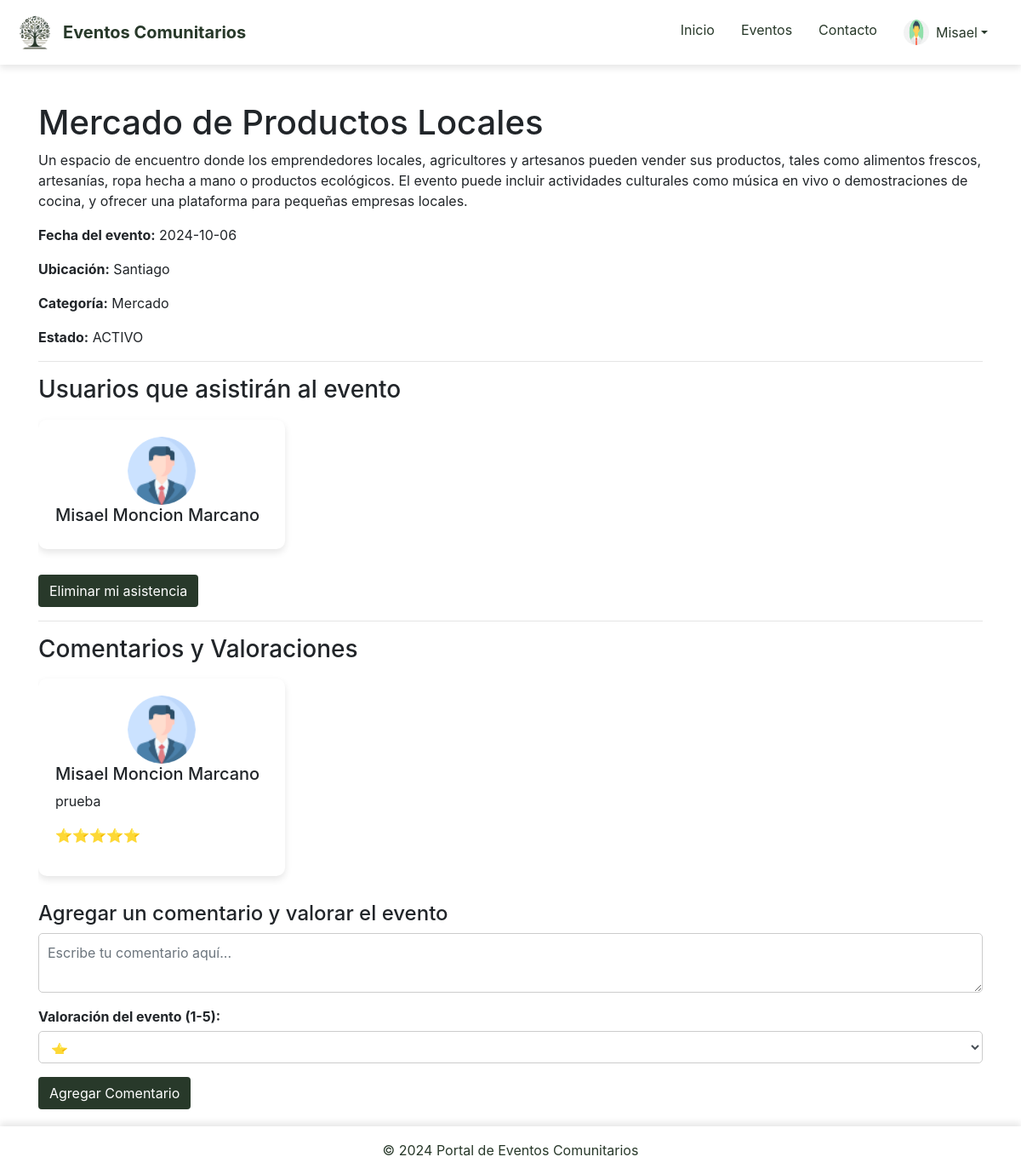
The page /detalle_evento.php?id=6 (signed in) on the database its author committed.
### tables this page shows
CREATE TABLE `eventos` (
  `id` int(11) NOT NULL,
  `titulo` varchar(255) DEFAULT NULL,
  `descripcion` text DEFAULT NULL,
  `fecha` date DEFAULT NULL,
  `ubicacion` varchar(255) DEFAULT NULL,
  `categoria` varchar(100) DEFAULT NULL,
  `creado_por` int(11) DEFAULT NULL,
  `ESTADO` enum('ACTIVO','ANULADO') DEFAULT 'ACTIVO'
);

CREATE TABLE `comentarios` (
  `id` int(11) NOT NULL,
  `comentario` text DEFAULT NULL,
  `usuario_id` int(11) DEFAULT NULL,
  `evento_id` int(11) DEFAULT NULL,
  `fecha` timestamp NOT NULL DEFAULT current_timestamp(),
  `valoracion` int(1) NOT NULL DEFAULT 0
);

CREATE TABLE `usuarios` (
  `id` int(11) NOT NULL,
  `nombre` varchar(100) DEFAULT NULL,
  `apellido` varchar(100) DEFAULT NULL,
  `email` varchar(100) DEFAULT NULL,
  `password` varchar(255) DEFAULT NULL,
  `tipo_usuario` enum('admin','usuario') DEFAULT 'usuario'
);

### detalle_evento.php (the view, shortened to what this page needs)
<?php
include 'templates/header.php';
include 'includes/db.php';
if (isset($_GET['id'])) {
    $evento_id = intval($_GET['id']);
    $sql_evento = "SELECT * FROM eventos WHERE id = ?";
    $stmt_evento = $conn->prepare($sql_evento);
    $stmt_evento->bind_param("i", $evento_id);
    $stmt_evento->execute();
    $result_evento = $stmt_evento->get_result();
    if ($result_evento->num_rows > 0) {
        $evento = $result_evento->fetch_assoc();
        ?>
        <div class="container mt-4">
            <h1><?php echo htmlspecialchars($evento['titulo']); ?></h1>
            <p><?php echo htmlspecialchars($evento['descripcion']); ?></p>
            <p><strong>Fecha del evento:</strong> <?php echo htmlspecialchars($evento['fecha']); ?></p>
            <p><strong>Ubicación:</strong> <?php echo htmlspecialchars($evento['ubicacion']); ?></p>
            <p><strong>Categoría:</strong> <?php echo htmlspecialchars($evento['categoria']); ?></p>
            <p><strong>Estado:</strong> <?php echo htmlspecialchars($evento['ESTADO']); ?></p>
            <hr>
            <h3>Usuarios que asistirán al evento</h3>
            <div class="user-slider">
            <?php
            $sql_asistentes = "SELECT usuarios.nombre, usuarios.apellido FROM asistencia_eventos
                               INNER JOIN usuarios ON asistencia_eventos.usuario_id = usuarios.id
                               WHERE asistencia_eventos.evento_id = ?";
            $stmt_asistentes = $conn->prepare($sql_asistentes);
            $stmt_asistentes->bind_param("i", $evento_id);
            $stmt_asistentes->execute();
            $result_asistentes = $stmt_asistentes->get_result();
            if ($result_asistentes->num_rows > 0) {
                while ($asistente = $result_asistentes->fetch_assoc()) {
                    $nombre_completo = htmlspecialchars($asistente['nombre']) . ' ' . htmlspecialchars($asistente['apellido']);
                    $avatar_url = "assets/images/default-avatar.png";
                    echo '<div class="comment-card" style="min-width: 150px;">';
                    echo '<div class="comment-body">';
                    echo '<div class="avatar-container">';
                    echo '<img src="' . $avatar_url . '" alt="Avatar" class="comment-avatar">';
                    echo '</div>';
                    echo '<h5>' . $nombre_completo . '</h5>';
                    echo '</div>';
                    echo '</div>';
                }
            } else {
                echo '<p>No hay usuarios registrados para asistir a este evento.</p>';
            }
            ?>
            </div>
            <?php if (isset($_SESSION['usuario'])): ?>
                <?php
                $usuario_id = $_SESSION['id'];
                $sql_check_asistencia = "SELECT * FROM asistencia_eventos WHERE usuario_id = ? AND evento_id = ?";
                $stmt_check = $conn->prepare($sql_check_asistencia);
                $stmt_check->bind_param("ii", $usuario_id, $evento_id);
                $stmt_check->execute();
                $result_check = $stmt_check->get_result();
                if ($result_check->num_rows == 0): ?>
                    <form action="detalle_evento.php?id=<?php echo $evento_id; ?>" method="POST">
                        <button type="submit" name="asistir" class="btn btn-custom">Registrar mi asistencia</button>
                    </form>
                <?php else: ?>
                    <form action="detalle_evento.php?id=<?php echo $evento_id; ?>" method="POST">
                        <button type="submit" name="eliminar_asistencia" class="btn btn-danger-custom">Eliminar mi asistencia</button>
                    </form>
                <?php endif; ?>
            <?php else: ?>
                <p class="text-danger">Debes iniciar sesión para registrar o eliminar tu asistencia.</p>
            <?php endif; ?>
            <hr>
            <h3>Comentarios y Valoraciones</h3>
            <div class="comment-slider">
            <?php
            $sql_comentarios = "SELECT comentarios.*, usuarios.nombre, usuarios.apellido, comentarios.valoracion
                                FROM comentarios
                                INNER JOIN usuarios ON comentarios.usuario_id = usuarios.id
                                WHERE comentarios.evento_id = ?
                                ORDER BY comentarios.id DESC";
            $stmt_comentarios = $conn->prepare($sql_comentarios);
            $stmt_comentarios->bind_param("i", $evento_id);
            $stmt_comentarios->execute();
            $result_comentarios = $stmt_comentarios->get_result();
            if ($result_comentarios->num_rows > 0) {
                while ($comentario = $result_comentarios->fetch_assoc()) {
                    $nombre_completo = htmlspecialchars($comentario['nombre']) . ' ' . htmlspecialchars($comentario['apellido']);
                    $avatar_url = "assets/images/default-avatar.png";
                    echo '<div class="comment-card">';
                    echo '<div class="comment-body">';
                    echo '<div class="avatar-container">';
                    echo '<img src="' . $avatar_url . '" alt="Avatar" class="comment-avatar">';
                    echo '</div>';
                    echo '<h5>' . $nombre_completo . '</h5>';
                    echo '<p>' . htmlspecialchars($comentario['comentario']) . '</p>';
                    echo '<p>' . str_repeat('⭐', $comentario['valoracion']) . '</p>';
                    echo '</div>';
                    echo '</div>';
                }
            } else {
                echo '<p>No hay comentarios todavía.</p>';
            }
            ?>
            </div>
            <h4>Agregar un comentario y valorar el evento</h4>
            <?php if (isset($_SESSION['usuario'])): ?>
                <form action="detalle_evento.php?id=<?php echo $evento_id; ?>" method="POST">
                    <div class="form-group">
                        <textarea class="form-control" name="comentario" placeholder="Escribe tu comentario aquí..." required></textarea>
                    </div>
                    <div class="form-group">
                        <label for="valoracion">Valoración del evento (1-5):</label>
                        <select class="form-control" name="valoracion" required>
                            <option value="1">⭐</option>
                        </select>
                    </div>
                    <button type="submit" class="btn btn-custom">Agregar Comentario</button>
                </form>
            <?php else: ?>
                <p class="text-danger">Debes iniciar sesión para agregar un comentario y una valoración.</p>
            <?php endif; ?>
        </div>
        <?php
    } else {
        echo "<p>Evento no encontrado.</p>";
    }
} else {
    echo "<p>ID de evento no especificado.</p>";
}
include 'templates/footer.php';
?>

### assets/css/style.css (style rules this page uses)
body, html { height: 100%; margin: 0; font-family: 'Arial', sans-serif; background-color: #ffffff; display: flex; flex-direction: column; justify-content: space-between; height: 100%; }
.container { background-color: #ffffff !important; padding: 20px; margin: 0 auto; max-width: 1200px; }
.form-group select, .form-group textarea { background-color: white !important; border: 1px solid #ccc; padding: 10px; border-radius: 5px; width: 100%; }
.comment-card, .comment-body { display: flex; flex-direction: column; justify-content: center; max-width: 400px; min-width: 250px; }
.comment-avatar { width: 80px; height: 80px; margin: 0 auto; }
.user-slider, .comment-slider { display: flex; overflow-x: scroll; gap: 20px; padding: 10px 0; }
.form-group label { display: block; margin-bottom: 5px; font-weight: bold; }
.btn-custom { background-color: #28392a !important; color: white !important; border: 2px solid #28392a; padding: 12px; border-radius: 25px; font-size: 16px; cursor: pointer; transition: all 0.3s ease; }
.btn-danger-custom { background-color: #28392a !important; color: white !important; padding: 12px 40px; border-radius: 50px; font-size: 16px; border: none; cursor: pointer; transition: background-color 0.3s ease, box-shadow 0.3s ease; }
.comment-card, .user-card { background-color: #fff; border-radius: 10px; box-shadow: 0 4px 8px rgba(0, 0, 0, 0.1); padding: 20px; margin-bottom: 20px; position: relative; text-align: left; max-width: 400px; min-width: 250px; }
.comment-slider, .user-slider { display: flex; overflow-x: auto; scroll-behavior: smooth; gap: 20px; padding: 10px 0; }
.comment-body, .user-body { display: flex; flex-direction: column; justify-content: center; }
.comment-avatar, .user-avatar { width: 80px; height: 80px; border-radius: 50%; margin: 0 auto; display: block; }
.form-group select, .form-group textarea { background-color: white; border: 1px solid #ccc; padding: 10px; border-radius: 5px; width: 100%; }
.form-group { flex: 1; }
.btn-custom { background-color: #28392a; color: white; padding: 15px 30px; border: none; border-radius: 5px; cursor: pointer; transition: background-color 0.3s ease; }

### rows shown on the page
eventos: titulo "Mercado de Productos Locales", descripcion "Un espacio de encuentro donde los emprendedores locales, agricultores y artesanos pueden vender sus productos, tales como alimentos frescos, artesanías, ropa hecha a mano o productos ecológicos. El evento puede incluir actividades culturales como música en vivo o demostraciones de cocina, y ofrecer una plataforma para pequeñas empresas locales.", fecha "2024-10-06", ubicacion "Santiago", categoria "Mercado", ESTADO "ACTIVO"
comentarios: usuario.apellido "Misael Moncion Marcano", comentario "prueba", valoracion "⭐⭐⭐⭐⭐"

### other values the page prints
$_SESSION['usuario'] "Misael"
$nombre_completo "Misael Moncion Marcano"
